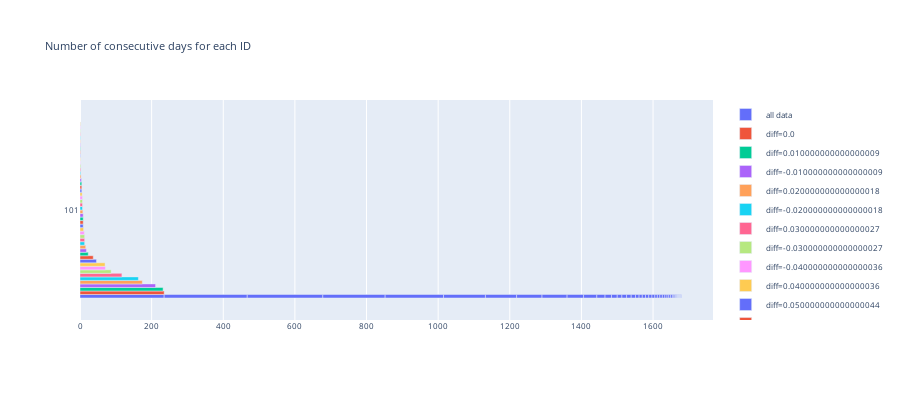

The cell this chart's notebook holds for it:
### Code cell
df_valc = pd.DataFrame(d2d.value_counts()).reset_index().set_index("ID")
df_valc = df_valc[df_valc.index == "101"]

# Bar plot of the number of days for each ID
fig = make_subplots(rows=1, cols=1)
fig.add_trace(
    go.Bar(y=df_valc.index, x=df_valc["count"], orientation="h", name="all data"),
    row=1,
    col=1,
)
for val in df_valc["day_to_day_ecFEV1"].unique():
    fig.add_trace(
        go.Bar(
            y=df_valc.index,
            x=df_valc[df_valc["day_to_day_ecFEV1"] == val]["count"],
            orientation="h",
            name=f"diff={val}",
        ),
        row=1,
        col=1,
    )
# fig.add_trace(
#     go.Bar(y=df_valc.index, x=df_valc[df_valc["day_to_day_ecFEV1"] == 0]["count"], orientation="h", name="all data", marker_color=dh.get_blind_colours()[1]), row=1, col=1
# )
# fig.add_trace(
#     go.Bar(y=df_valc.index, x=df_valc[df_valc["day_to_day_ecFEV1"] == 0.01]["count"], orientation="h", name="all data", marker_color=dh.get_blind_colours()[2]), row=1, col=1
# )
fig.update_layout(
    title_text="Number of consecutive days for each ID", height=400, font_size=8
)

fig.show()

### Figure 1 — Plotly figure (JSON) as saved in the notebook; plotly's stock layout.template omitted (floating-point values rounded to 4 significant figures)
{"data": [{"name": "all data", "orientation": "h", "type": "bar", "x": [235, 232, 211, 174, 163, 117, 87, 71, 70, 46, 37, 23, 18, 16, 13, 13, 13, 12, 10, 9, 9, 9, 9, 8, 7, 7, 7, 7, 6, 5, 5, 5, 4, 3, 2, 2, 2, 1, 1, 1, 1, 1, 1, 1, 1, 1, 1, 1, 1], "xaxis": "x", "y": ["101", "101", "101", "101", "101", "101", "101", "101", "101", "101", "101", "101", "101", "101", "101", "101", "101", "101", "101", "101", "101", "101", "101", "101", "101", "101", "101", "101", "101", "101", "101", "101", "101", "101", "101", "101", "101", "101", "101", "101", "101", "101", "101", "101", "101", "101", "101", "101", "101"], "yaxis": "y"}, {"name": "diff=0.0", "orientation": "h", "type": "bar", "x": [235], "xaxis": "x", "y": ["101", "101", "101", "101", "101", "101", "101", "101", "101", "101", "101", "101", "101", "101", "101", "101", "101", "101", "101", "101", "101", "101", "101", "101", "101", "101", "101", "101", "101", "101", "101", "101", "101", "101", "101", "101", "101", "101", "101", "101", "101", "101", "101", "101", "101", "101", "101", "101", "101"], "yaxis": "y"}, {"name": "diff=0.010000000000000009", "orientation": "h", "type": "bar", "x": [232], "xaxis": "x", "y": ["101", "101", "101", "101", "101", "101", "101", "101", "101", "101", "101", "101", "101", "101", "101", "101", "101", "101", "101", "101", "101", "101", "101", "101", "101", "101", "101", "101", "101", "101", "101", "101", "101", "101", "101", "101", "101", "101", "101", "101", "101", "101", "101", "101", "101", "101", "101", "101", "101"], "yaxis": "y"}, {"name": "diff=-0.010000000000000009", "orientation": "h", "type": "bar", "x": [211], "xaxis": "x", "y": ["101", "101", "101", "101", "101", "101", "101", "101", "101", "101", "101", "101", "101", "101", "101", "101", "101", "101", "101", "101", "101", "101", "101", "101", "101", "101", "101", "101", "101", "101", "101", "101", "101", "101", "101", "101", "101", "101", "101", "101", "101", "101", "101", "101", "101", "101", "101", "101", "101"], "yaxis": "y"}, {"name": "diff=0.020000000000000018", "orientation": "h", "type": "bar", "x": [174], "xaxis": "x", "y": ["101", "101", "101", "101", "101", "101", "101", "101", "101", "101", "101", "101", "101", "101", "101", "101", "101", "101", "101", "101", "101", "101", "101", "101", "101", "101", "101", "101", "101", "101", "101", "101", "101", "101", "101", "101", "101", "101", "101", "101", "101", "101", "101", "101", "101", "101", "101", "101", "101"], "yaxis": "y"}, {"name": "diff=-0.020000000000000018", "orientation": "h", "type": "bar", "x": [163], "xaxis": "x", "y": ["101", "101", "101", "101", "101", "101", "101", "101", "101", "101", "101", "101", "101", "101", "101", "101", "101", "101", "101", "101", "101", "101", "101", "101", "101", "101", "101", "101", "101", "101", "101", "101", "101", "101", "101", "101", "101", "101", "101", "101", "101", "101", "101", "101", "101", "101", "101", "101", "101"], "yaxis": "y"}, {"name": "diff=0.030000000000000027", "orientation": "h", "type": "bar", "x": [117], "xaxis": "x", "y": ["101", "101", "101", "101", "101", "101", "101", "101", "101", "101", "101", "101", "101", "101", "101", "101", "101", "101", "101", "101", "101", "101", "101", "101", "101", "101", "101", "101", "101", "101", "101", "101", "101", "101", "101", "101", "101", "101", "101", "101", "101", "101", "101", "101", "101", "101", "101", "101", "101"], "yaxis": "y"}, {"name": "diff=-0.030000000000000027", "orientation": "h", "type": "bar", "x": [87], "xaxis": "x", "y": ["101", "101", "101", "101", "101", "101", "101", "101", "101", "101", "101", "101", "101", "101", "101", "101", "101", "101", "101", "101", "101", "101", "101", "101", "101", "101", "101", "101", "101", "101", "101", "101", "101", "101", "101", "101", "101", "101", "101", "101", "101", "101", "101", "101", "101", "101", "101", "101", "101"], "yaxis": "y"}, {"name": "diff=-0.040000000000000036", "orientation": "h", "type": "bar", "x": [71], "xaxis": "x", "y": ["101", "101", "101", "101", "101", "101", "101", "101", "101", "101", "101", "101", "101", "101", "101", "101", "101", "101", "101", "101", "101", "101", "101", "101", "101", "101", "101", "101", "101", "101", "101", "101", "101", "101", "101", "101", "101", "101", "101", "101", "101", "101", "101", "101", "101", "101", "101", "101", "101"], "yaxis": "y"}, {"name": "diff=0.040000000000000036", "orientation": "h", "type": "bar", "x": [70], "xaxis": "x", "y": ["101", "101", "101", "101", "101", "101", "101", "101", "101", "101", "101", "101", "101", "101", "101", "101", "101", "101", "101", "101", "101", "101", "101", "101", "101", "101", "101", "101", "101", "101", "101", "101", "101", "101", "101", "101", "101", "101", "101", "101", "101", "101", "101", "101", "101", "101", "101", "101", "101"], "yaxis": "y"}, {"name": "diff=0.050000000000000044", "orientation": "h", "type": "bar", "x": [46], "xaxis": "x", "y": ["101", "101", "101", "101", "101", "101", "101", "101", "101", "101", "101", "101", "101", "101", "101", "101", "101", "101", "101", "101", "101", "101", "101", "101", "101", "101", "101", "101", "101", "101", "101", "101", "101", "101", "101", "101", "101", "101", "101", "101", "101", "101", "101", "101", "101", "101", "101", "101", "101"], "yaxis": "y"}, {"name": "diff=-0.050000000000000044", "orientation": "h", "type": "bar", "x": [37], "xaxis": "x", "y": ["101", "101", "101", "101", "101", "101", "101", "101", "101", "101", "101", "101", "101", "101", "101", "101", "101", "101", "101", "101", "101", "101", "101", "101", "101", "101", "101", "101", "101", "101", "101", "101", "101", "101", "101", "101", "101", "101", "101", "101", "101", "101", "101", "101", "101", "101", "101", "101", "101"], "yaxis": "y"}, {"name": "diff=-0.06000000000000005", "orientation": "h", "type": "bar", "x": [23], "xaxis": "x", "y": ["101", "101", "101", "101", "101", "101", "101", "101", "101", "101", "101", "101", "101", "101", "101", "101", "101", "101", "101", "101", "101", "101", "101", "101", "101", "101", "101", "101", "101", "101", "101", "101", "101", "101", "101", "101", "101", "101", "101", "101", "101", "101", "101", "101", "101", "101", "101", "101", "101"], "yaxis": "y"}, {"name": "diff=0.06000000000000005", "orientation": "h", "type": "bar", "x": [18], "xaxis": "x", "y": ["101", "101", "101", "101", "101", "101", "101", "101", "101", "101", "101", "101", "101", "101", "101", "101", "101", "101", "101", "101", "101", "101", "101", "101", "101", "101", "101", "101", "101", "101", "101", "101", "101", "101", "101", "101", "101", "101", "101", "101", "101", "101", "101", "101", "101", "101", "101", "101", "101"], "yaxis": "y"}, {"name": "diff=0.07000000000000006", "orientation": "h", "type": "bar", "x": [16], "xaxis": "x", "y": ["101", "101", "101", "101", "101", "101", "101", "101", "101", "101", "101", "101", "101", "101", "101", "101", "101", "101", "101", "101", "101", "101", "101", "101", "101", "101", "101", "101", "101", "101", "101", "101", "101", "101", "101", "101", "101", "101", "101", "101", "101", "101", "101", "101", "101", "101", "101", "101", "101"], "yaxis": "y"}, {"name": "diff=-0.029999999999999805", "orientation": "h", "type": "bar", "x": [13], "xaxis": "x", "y": ["101", "101", "101", "101", "101", "101", "101", "101", "101", "101", "101", "101", "101", "101", "101", "101", "101", "101", "101", "101", "101", "101", "101", "101", "101", "101", "101", "101", "101", "101", "101", "101", "101", "101", "101", "101", "101", "101", "101", "101", "101", "101", "101", "101", "101", "101", "101", "101", "101"], "yaxis": "y"}, {"name": "diff=-0.07000000000000006", "orientation": "h", "type": "bar", "x": [13], "xaxis": "x", "y": ["101", "101", "101", "101", "101", "101", "101", "101", "101", "101", "101", "101", "101", "101", "101", "101", "101", "101", "101", "101", "101", "101", "101", "101", "101", "101", "101", "101", "101", "101", "101", "101", "101", "101", "101", "101", "101", "101", "101", "101", "101", "101", "101", "101", "101", "101", "101", "101", "101"], "yaxis": "y"}, {"name": "diff=0.039999999999999813", "orientation": "h", "type": "bar", "x": [13], "xaxis": "x", "y": ["101", "101", "101", "101", "101", "101", "101", "101", "101", "101", "101", "101", "101", "101", "101", "101", "101", "101", "101", "101", "101", "101", "101", "101", "101", "101", "101", "101", "101", "101", "101", "101", "101", "101", "101", "101", "101", "101", "101", "101", "101", "101", "101", "101", "101", "101", "101", "101", "101"], "yaxis": "y"}, {"name": "diff=0.029999999999999805", "orientation": "h", "type": "bar", "x": [12], "xaxis": "x", "y": ["101", "101", "101", "101", "101", "101", "101", "101", "101", "101", "101", "101", "101", "101", "101", "101", "101", "101", "101", "101", "101", "101", "101", "101", "101", "101", "101", "101", "101", "101", "101", "101", "101", "101", "101", "101", "101", "101", "101", "101", "101", "101", "101", "101", "101", "101", "101", "101", "101"], "yaxis": "y"}, {"name": "diff=-0.05999999999999983", "orientation": "h", "type": "bar", "x": [10], "xaxis": "x", "y": ["101", "101", "101", "101", "101", "101", "101", "101", "101", "101", "101", "101", "101", "101", "101", "101", "101", "101", "101", "101", "101", "101", "101", "101", "101", "101", "101", "101", "101", "101", "101", "101", "101", "101", "101", "101", "101", "101", "101", "101", "101", "101", "101", "101", "101", "101", "101", "101", "101"], "yaxis": "y"}, {"name": "diff=-0.08000000000000007", "orientation": "h", "type": "bar", "x": [9], "xaxis": "x", "y": ["101", "101", "101", "101", "101", "101", "101", "101", "101", "101", "101", "101", "101", "101", "101", "101", "101", "101", "101", "101", "101", "101", "101", "101", "101", "101", "101", "101", "101", "101", "101", "101", "101", "101", "101", "101", "101", "101", "101", "101", "101", "101", "101", "101", "101", "101", "101", "101", "101"], "yaxis": "y"}, {"name": "diff=-0.039999999999999813", "orientation": "h", "type": "bar", "x": [9], "xaxis": "x", "y": ["101", "101", "101", "101", "101", "101", "101", "101", "101", "101", "101", "101", "101", "101", "101", "101", "101", "101", "101", "101", "101", "101", "101", "101", "101", "101", "101", "101", "101", "101", "101", "101", "101", "101", "101", "101", "101", "101", "101", "101", "101", "101", "101", "101", "101", "101", "101", "101", "101"], "yaxis": "y"}, {"name": "diff=-0.019999999999999796", "orientation": "h", "type": "bar", "x": [9], "xaxis": "x", "y": ["101", "101", "101", "101", "101", "101", "101", "101", "101", "101", "101", "101", "101", "101", "101", "101", "101", "101", "101", "101", "101", "101", "101", "101", "101", "101", "101", "101", "101", "101", "101", "101", "101", "101", "101", "101", "101", "101", "101", "101", "101", "101", "101", "101", "101", "101", "101", "101", "101"], "yaxis": "y"}, {"name": "diff=0.05999999999999983", "orientation": "h", "type": "bar", "x": [9], "xaxis": "x", "y": ["101", "101", "101", "101", "101", "101", "101", "101", "101", "101", "101", "101", "101", "101", "101", "101", "101", "101", "101", "101", "101", "101", "101", "101", "101", "101", "101", "101", "101", "101", "101", "101", "101", "101", "101", "101", "101", "101", "101", "101", "101", "101", "101", "101", "101", "101", "101", "101", "101"], "yaxis": "y"}, {"name": "diff=0.019999999999999796", "orientation": "h", "type": "bar", "x": [8], "xaxis": "x", "y": ["101", "101", "101", "101", "101", "101", "101", "101", "101", "101", "101", "101", "101", "101", "101", "101", "101", "101", "101", "101", "101", "101", "101", "101", "101", "101", "101", "101", "101", "101", "101", "101", "101", "101", "101", "101", "101", "101", "101", "101", "101", "101", "101", "101", "101", "101", "101", "101", "101"], "yaxis": "y"}, {"name": "diff=0.04999999999999982", "orientation": "h", "type": "bar", "x": [7], "xaxis": "x", "y": ["101", "101", "101", "101", "101", "101", "101", "101", "101", "101", "101", "101", "101", "101", "101", "101", "101", "101", "101", "101", "101", "101", "101", "101", "101", "101", "101", "101", "101", "101", "101", "101", "101", "101", "101", "101", "101", "101", "101", "101", "101", "101", "101", "101", "101", "101", "101", "101", "101"], "yaxis": "y"}, {"name": "diff=0.009999999999999787", "orientation": "h", "type": "bar", "x": [7], "xaxis": "x", "y": ["101", "101", "101", "101", "101", "101", "101", "101", "101", "101", "101", "101", "101", "101", "101", "101", "101", "101", "101", "101", "101", "101", "101", "101", "101", "101", "101", "101", "101", "101", "101", "101", "101", "101", "101", "101", "101", "101", "101", "101", "101", "101", "101", "101", "101", "101", "101", "101", "101"], "yaxis": "y"}, {"name": "diff=-0.04999999999999982", "orientation": "h", "type": "bar", "x": [7], "xaxis": "x", "y": ["101", "101", "101", "101", "101", "101", "101", "101", "101", "101", "101", "101", "101", "101", "101", "101", "101", "101", "101", "101", "101", "101", "101", "101", "101", "101", "101", "101", "101", "101", "101", "101", "101", "101", "101", "101", "101", "101", "101", "101", "101", "101", "101", "101", "101", "101", "101", "101", "101"], "yaxis": "y"}, {"name": "diff=-0.09000000000000008", "orientation": "h", "type": "bar", "x": [7], "xaxis": "x", "y": ["101", "101", "101", "101", "101", "101", "101", "101", "101", "101", "101", "101", "101", "101", "101", "101", "101", "101", "101", "101", "101", "101", "101", "101", "101", "101", "101", "101", "101", "101", "101", "101", "101", "101", "101", "101", "101", "101", "101", "101", "101", "101", "101", "101", "101", "101", "101", "101", "101"], "yaxis": "y"}, {"name": "diff=0.06999999999999984", "orientation": "h", "type": "bar", "x": [6], "xaxis": "x", "y": ["101", "101", "101", "101", "101", "101", "101", "101", "101", "101", "101", "101", "101", "101", "101", "101", "101", "101", "101", "101", "101", "101", "101", "101", "101", "101", "101", "101", "101", "101", "101", "101", "101", "101", "101", "101", "101", "101", "101", "101", "101", "101", "101", "101", "101", "101", "101", "101", "101"], "yaxis": "y"}, {"name": "diff=0.08000000000000007", "orientation": "h", "type": "bar", "x": [5], "xaxis": "x", "y": ["101", "101", "101", "101", "101", "101", "101", "101", "101", "101", "101", "101", "101", "101", "101", "101", "101", "101", "101", "101", "101", "101", "101", "101", "101", "101", "101", "101", "101", "101", "101", "101", "101", "101", "101", "101", "101", "101", "101", "101", "101", "101", "101", "101", "101", "101", "101", "101", "101"], "yaxis": "y"}, {"name": "diff=-0.009999999999999787", "orientation": "h", "type": "bar", "x": [5], "xaxis": "x", "y": ["101", "101", "101", "101", "101", "101", "101", "101", "101", "101", "101", "101", "101", "101", "101", "101", "101", "101", "101", "101", "101", "101", "101", "101", "101", "101", "101", "101", "101", "101", "101", "101", "101", "101", "101", "101", "101", "101", "101", "101", "101", "101", "101", "101", "101", "101", "101", "101", "101"], "yaxis": "y"}, {"name": "diff=-0.08999999999999986", "orientation": "h", "type": "bar", "x": [5], "xaxis": "x", "y": ["101", "101", "101", "101", "101", "101", "101", "101", "101", "101", "101", "101", "101", "101", "101", "101", "101", "101", "101", "101", "101", "101", "101", "101", "101", "101", "101", "101", "101", "101", "101", "101", "101", "101", "101", "101", "101", "101", "101", "101", "101", "101", "101", "101", "101", "101", "101", "101", "101"], "yaxis": "y"}, {"name": "diff=-0.10000000000000009", "orientation": "h", "type": "bar", "x": [4], "xaxis": "x", "y": ["101", "101", "101", "101", "101", "101", "101", "101", "101", "101", "101", "101", "101", "101", "101", "101", "101", "101", "101", "101", "101", "101", "101", "101", "101", "101", "101", "101", "101", "101", "101", "101", "101", "101", "101", "101", "101", "101", "101", "101", "101", "101", "101", "101", "101", "101", "101", "101", "101"], "yaxis": "y"}, {"name": "diff=0.09000000000000008", "orientation": "h", "type": "bar", "x": [3], "xaxis": "x", "y": ["101", "101", "101", "101", "101", "101", "101", "101", "101", "101", "101", "101", "101", "101", "101", "101", "101", "101", "101", "101", "101", "101", "101", "101", "101", "101", "101", "101", "101", "101", "101", "101", "101", "101", "101", "101", "101", "101", "101", "101", "101", "101", "101", "101", "101", "101", "101", "101", "101"], "yaxis": "y"}, {"name": "diff=-0.06999999999999984", "orientation": "h", "type": "bar", "x": [2], "xaxis": "x", "y": ["101", "101", "101", "101", "101", "101", "101", "101", "101", "101", "101", "101", "101", "101", "101", "101", "101", "101", "101", "101", "101", "101", "101", "101", "101", "101", "101", "101", "101", "101", "101", "101", "101", "101", "101", "101", "101", "101", "101", "101", "101", "101", "101", "101", "101", "101", "101", "101", "101"], "yaxis": "y"}, {"name": "diff=0.07999999999999985", "orientation": "h", "type": "bar", "x": [2], "xaxis": "x", "y": ["101", "101", "101", "101", "101", "101", "101", "101", "101", "101", "101", "101", "101", "101", "101", "101", "101", "101", "101", "101", "101", "101", "101", "101", "101", "101", "101", "101", "101", "101", "101", "101", "101", "101", "101", "101", "101", "101", "101", "101", "101", "101", "101", "101", "101", "101", "101", "101", "101"], "yaxis": "y"}, {"name": "diff=-0.07999999999999985", "orientation": "h", "type": "bar", "x": [2], "xaxis": "x", "y": ["101", "101", "101", "101", "101", "101", "101", "101", "101", "101", "101", "101", "101", "101", "101", "101", "101", "101", "101", "101", "101", "101", "101", "101", "101", "101", "101", "101", "101", "101", "101", "101", "101", "101", "101", "101", "101", "101", "101", "101", "101", "101", "101", "101", "101", "101", "101", "101", "101"], "yaxis": "y"}, {"name": "diff=-0.15999999999999992", "orientation": "h", "type": "bar", "x": [1], "xaxis": "x", "y": ["101", "101", "101", "101", "101", "101", "101", "101", "101", "101", "101", "101", "101", "101", "101", "101", "101", "101", "101", "101", "101", "101", "101", "101", "101", "101", "101", "101", "101", "101", "101", "101", "101", "101", "101", "101", "101", "101", "101", "101", "101", "101", "101", "101", "101", "101", "101", "101", "101"], "yaxis": "y"}, {"name": "diff=0.13000000000000012", "orientation": "h", "type": "bar", "x": [1], "xaxis": "x", "y": ["101", "101", "101", "101", "101", "101", "101", "101", "101", "101", "101", "101", "101", "101", "101", "101", "101", "101", "101", "101", "101", "101", "101", "101", "101", "101", "101", "101", "101", "101", "101", "101", "101", "101", "101", "101", "101", "101", "101", "101", "101", "101", "101", "101", "101", "101", "101", "101", "101"], "yaxis": "y"}, {"name": "diff=0.1200000000000001", "orientation": "h", "type": "bar", "x": [1], "xaxis": "x", "y": ["101", "101", "101", "101", "101", "101", "101", "101", "101", "101", "101", "101", "101", "101", "101", "101", "101", "101", "101", "101", "101", "101", "101", "101", "101", "101", "101", "101", "101", "101", "101", "101", "101", "101", "101", "101", "101", "101", "101", "101", "101", "101", "101", "101", "101", "101", "101", "101", "101"], "yaxis": "y"}, {"name": "diff=0.1100000000000001", "orientation": "h", "type": "bar", "x": [1], "xaxis": "x", "y": ["101", "101", "101", "101", "101", "101", "101", "101", "101", "101", "101", "101", "101", "101", "101", "101", "101", "101", "101", "101", "101", "101", "101", "101", "101", "101", "101", "101", "101", "101", "101", "101", "101", "101", "101", "101", "101", "101", "101", "101", "101", "101", "101", "101", "101", "101", "101", "101", "101"], "yaxis": "y"}, {"name": "diff=0.10999999999999988", "orientation": "h", "type": "bar", "x": [1], "xaxis": "x", "y": ["101", "101", "101", "101", "101", "101", "101", "101", "101", "101", "101", "101", "101", "101", "101", "101", "101", "101", "101", "101", "101", "101", "101", "101", "101", "101", "101", "101", "101", "101", "101", "101", "101", "101", "101", "101", "101", "101", "101", "101", "101", "101", "101", "101", "101", "101", "101", "101", "101"], "yaxis": "y"}, {"name": "diff=0.09999999999999987", "orientation": "h", "type": "bar", "x": [1], "xaxis": "x", "y": ["101", "101", "101", "101", "101", "101", "101", "101", "101", "101", "101", "101", "101", "101", "101", "101", "101", "101", "101", "101", "101", "101", "101", "101", "101", "101", "101", "101", "101", "101", "101", "101", "101", "101", "101", "101", "101", "101", "101", "101", "101", "101", "101", "101", "101", "101", "101", "101", "101"], "yaxis": "y"}, {"name": "diff=0.08999999999999986", "orientation": "h", "type": "bar", "x": [1], "xaxis": "x", "y": ["101", "101", "101", "101", "101", "101", "101", "101", "101", "101", "101", "101", "101", "101", "101", "101", "101", "101", "101", "101", "101", "101", "101", "101", "101", "101", "101", "101", "101", "101", "101", "101", "101", "101", "101", "101", "101", "101", "101", "101", "101", "101", "101", "101", "101", "101", "101", "101", "101"], "yaxis": "y"}, {"name": "diff=-0.09999999999999987", "orientation": "h", "type": "bar", "x": [1], "xaxis": "x", "y": ["101", "101", "101", "101", "101", "101", "101", "101", "101", "101", "101", "101", "101", "101", "101", "101", "101", "101", "101", "101", "101", "101", "101", "101", "101", "101", "101", "101", "101", "101", "101", "101", "101", "101", "101", "101", "101", "101", "101", "101", "101", "101", "101", "101", "101", "101", "101", "101", "101"], "yaxis": "y"}, {"name": "diff=-0.10999999999999988", "orientation": "h", "type": "bar", "x": [1], "xaxis": "x", "y": ["101", "101", "101", "101", "101", "101", "101", "101", "101", "101", "101", "101", "101", "101", "101", "101", "101", "101", "101", "101", "101", "101", "101", "101", "101", "101", "101", "101", "101", "101", "101", "101", "101", "101", "101", "101", "101", "101", "101", "101", "101", "101", "101", "101", "101", "101", "101", "101", "101"], "yaxis": "y"}, {"name": "diff=-0.1100000000000001", "orientation": "h", "type": "bar", "x": [1], "xaxis": "x", "y": ["101", "101", "101", "101", "101", "101", "101", "101", "101", "101", "101", "101", "101", "101", "101", "101", "101", "101", "101", "101", "101", "101", "101", "101", "101", "101", "101", "101", "101", "101", "101", "101", "101", "101", "101", "101", "101", "101", "101", "101", "101", "101", "101", "101", "101", "101", "101", "101", "101"], "yaxis": "y"}, {"name": "diff=-0.13000000000000012", "orientation": "h", "type": "bar", "x": [1], "xaxis": "x", "y": ["101", "101", "101", "101", "101", "101", "101", "101", "101", "101", "101", "101", "101", "101", "101", "101", "101", "101", "101", "101", "101", "101", "101", "101", "101", "101", "101", "101", "101", "101", "101", "101", "101", "101", "101", "101", "101", "101", "101", "101", "101", "101", "101", "101", "101", "101", "101", "101", "101"], "yaxis": "y"}, {"name": "diff=-0.15000000000000013", "orientation": "h", "type": "bar", "x": [1], "xaxis": "x", "y": ["101", "101", "101", "101", "101", "101", "101", "101", "101", "101", "101", "101", "101", "101", "101", "101", "101", "101", "101", "101", "101", "101", "101", "101", "101", "101", "101", "101", "101", "101", "101", "101", "101", "101", "101", "101", "101", "101", "101", "101", "101", "101", "101", "101", "101", "101", "101", "101", "101"], "yaxis": "y"}], "layout": {"font": {"size": 8}, "height": 400, "title": {"text": "Number of consecutive days for each ID"}, "xaxis": {"anchor": "y", "domain": [0, 1]}, "yaxis": {"anchor": "x", "domain": [0, 1]}}}
